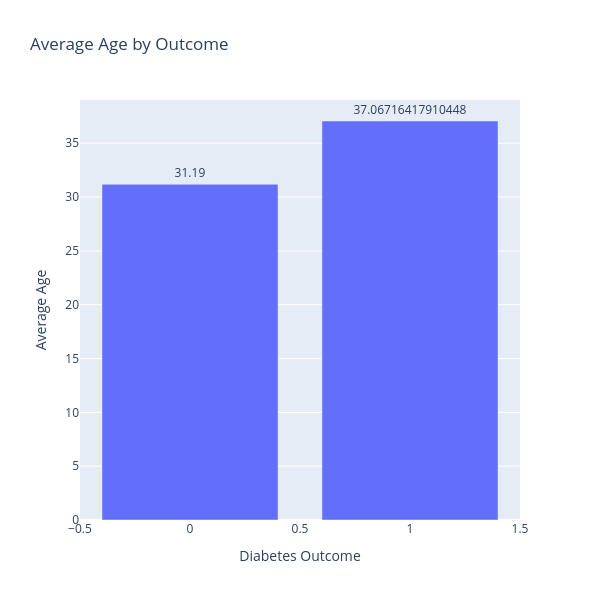

The notebook cell saved with this chart:
### Code cell
average_bmi = df.groupby('Outcome')['Age'].mean().reset_index()

plt.figure(figsize=(10, 8))

fig = px.bar(average_bmi, x='Outcome', y='Age',
             title='Average Age by Outcome',
             labels={'Outcome': 'Diabetes Outcome', 'Age': 'Average Age'})

fig.update_traces(text=average_bmi['Age'], textposition='outside')

fig.update_layout(
    xaxis_title = 'Diabetes Outcome',
    yaxis_title = 'Average Age',
    title       = 'Average Age by Outcome',
    height      =  600,
    width       =  600 
)

fig.show()

### Figure 1 — Plotly figure (JSON) as saved in the notebook; plotly's stock layout.template omitted (floating-point values rounded to 4 significant figures)
{"data": [{"alignmentgroup": "True", "hovertemplate": "Diabetes Outcome=%{x}<br>Average Age=%{y}<extra></extra>", "legendgroup": "", "marker": {"color": "#636efa", "pattern": {"shape": ""}}, "name": "", "offsetgroup": "", "orientation": "v", "showlegend": false, "text": [31.19, 37.07], "textposition": "outside", "type": "bar", "x": [0, 1], "xaxis": "x", "y": [31.19, 37.07], "yaxis": "y"}], "layout": {"barmode": "relative", "height": 600, "legend": {"tracegroupgap": 0}, "title": {"text": "Average Age by Outcome"}, "width": 600, "xaxis": {"anchor": "y", "domain": [0, 1], "title": {"text": "Diabetes Outcome"}}, "yaxis": {"anchor": "x", "domain": [0, 1], "title": {"text": "Average Age"}}}}
